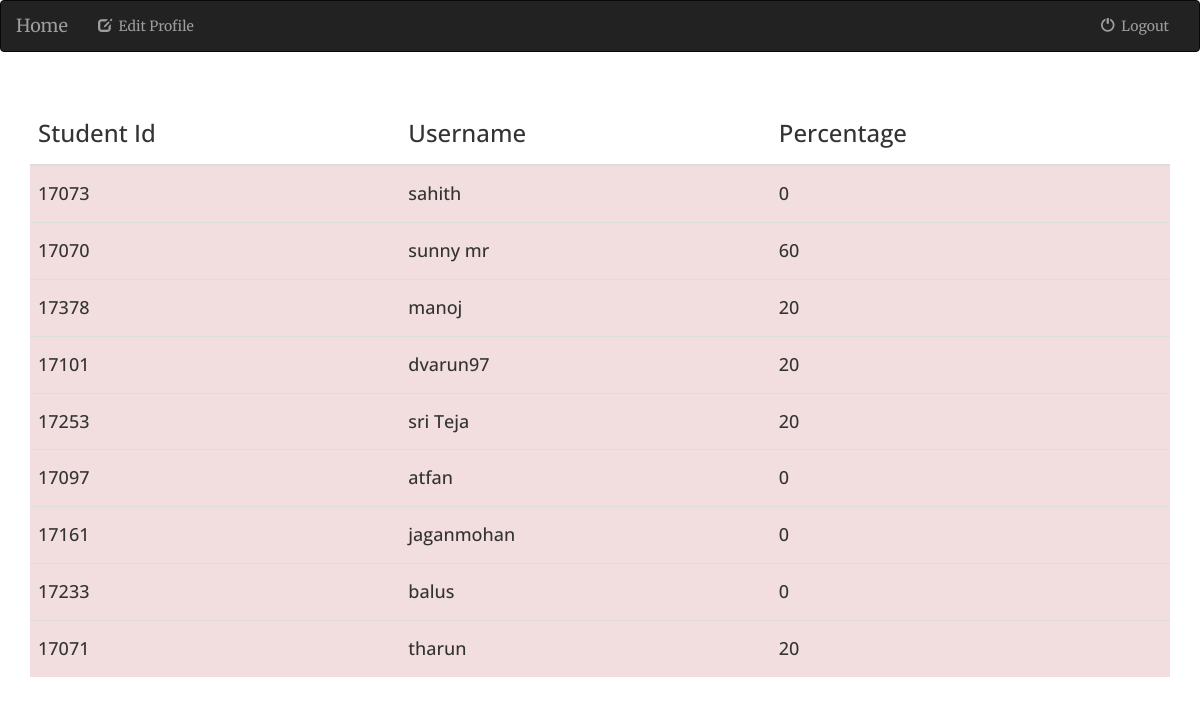
The app's page /faculty/fullsheet/ (signed in) with its own data.
### student/models.py (models this page shows, shortened)
class StudentCourses(models.Model):
    studentid = models.ForeignKey(RegisterStudent,on_delete=models.CASCADE)
    course = models.CharField(max_length=50)

class RegisterStudent(models.Model):
    username = models.CharField(max_length=30, unique=True)
    email = models.EmailField(unique=True)
    studid = models.IntegerField(unique=True)
    password = models.CharField(max_length=20)
    bluetooth_addr = models.CharField(max_length=30, unique=True)
    approval = models.BooleanField(default=False)

### faculty/views.py (the view)
def fullsheet(request):
    if 'id' in request.session:
        faculty = Register.objects.get(pk=request.session['id'])
        s = Attendance_sheet.objects.filter(course=faculty.course, factid=faculty.factid)
        s1 = StudentCourses.objects.filter(studentid__approval=True, course=faculty.course)
        dict  = {}
        for i in s1:
            k = Attendance_sheet.objects.filter(course=faculty.course, factid=faculty.factid, sid=i.studentid.studid)
            if faculty.count > 0:
                dict[i.studentid.studid] = math.ceil((k.count() / faculty.count) * 100)
            else:
                dict[i.studentid.studid] = 0
            print(i.studentid.studid)
            print(dict[i.studentid.studid])
        if s.count() == 0:
            return render(request, 'faculty/fullsheet.html', {'dict': dict, 'faculty': faculty, 's1': s1, 'messages': 'No records present'})
        else:
            return render(request, 'faculty/fullsheet.html',{'dict': dict, 'faculty': faculty, 's1': s1})
    else:
        return redirect('faculty:flogin')

### faculty/templates/faculty/fullsheet.html (shortened to what this page needs)
{% extends 'faculty/base.html' %}
{% block body %}
    <div class="container">
        <table class="table table-hover">
            <thead>
                <tr>
                    <th><h3>Student Id</h3></th>
                    <th><h3>Username</h3></th>
                    <th><h3>Percentage</h3></th>
                </tr>
            </thead>
            <tbody>
            {% for i in s1 %}
              {% for key,value in dict.items %}
                  {% if key == i.studentid.studid %}
                      {% if value < 75 %}
                <tr class="danger">
                    <td>
                        <h4>{{ i.studentid.studid }}</h4>
                    </td>
                    <td>
                        <h4>{{ i.studentid.username }}</h4>
                    </td>
                    <td >
                        <h4>{{ value }}</h4>
                    </td>
                </tr>
                                    {% endif %}
                                {% endif %}
                                {% endfor %}
            {% endfor %}
            </tbody>
        </table>
    </div>
{% endblock %}

### faculty/templates/faculty/base.html (shortened to what this page needs)
{% extends 'base.html' %}
{% block navbar %}
    <nav id="mainNav" class="navbar navbar-inverse ">
        <div class="container-fluid">
            <div class="navbar-header">
                <a class="navbar-brand" href="{% url 'faculty:fachome' %}">Home</a>
            </div>
            <div class="collapse navbar-collapse" id="bs-example-navbar-collapse-1">
                <ul class="nav navbar-nav">
                    <li><a href="{% url 'faculty:edit' %}"><span class="glyphicon glyphicon-edit" aria-hidden="true"></span>&nbsp; Edit Profile</a></li>
                </ul>
                <ul class="nav navbar-nav navbar-right">
                    <li>
                    <a href="{% url 'faculty:fac_logout' %}">
                        <span class="glyphicon glyphicon-off" aria-hidden="true"></span>&nbsp; Logout
                    </a>
                </li>
                </ul>
            </div>
        </div>
    </nav>
{% endblock %}

### templates/base.html (shortened to what this page needs)
<!DOCTYPE html>
<html lang="en">
<head>
    {% load staticfiles %}
    <link rel="stylesheet" href="{% static 'vendor/bootstrap/css/bootstrap.min.css' %}" >
    <link rel="stylesheet" type="text/css" href="{% static 'vendor/font-awesome/css/font-awesome.min.css' %}" >
    <link rel="stylesheet" href="{% static 'vendor/magnific-popup/magnific-popup.css' %}" >
    <link rel="stylesheet" href="{% static 'css/creative.min.css' %}" >
</head>
<body id="{% block bodyid %}page-top{% endblock %}">
{% block navbar %}{% endblock %}
{% block body %}{% endblock %}
</body>
</html>

### records on screen
StudentCourses: studentid.studid "17073", studentid.username "sahith", dict "0"
StudentCourses: studentid.studid "17070", studentid.username "sunny mr", dict "60"
StudentCourses: studentid.studid "17378", studentid.username "manoj", dict "20"
StudentCourses: studentid.studid "17101", studentid.username "dvarun97", dict "20"
StudentCourses: studentid.studid "17253", studentid.username "sri Teja", dict "20"
StudentCourses: studentid.studid "17097", studentid.username "atfan", dict "0"
StudentCourses: studentid.studid "17161", studentid.username "jaganmohan", dict "0"
StudentCourses: studentid.studid "17233", studentid.username "balus", dict "0"
StudentCourses: studentid.studid "17071", studentid.username "tharun", dict "20"
